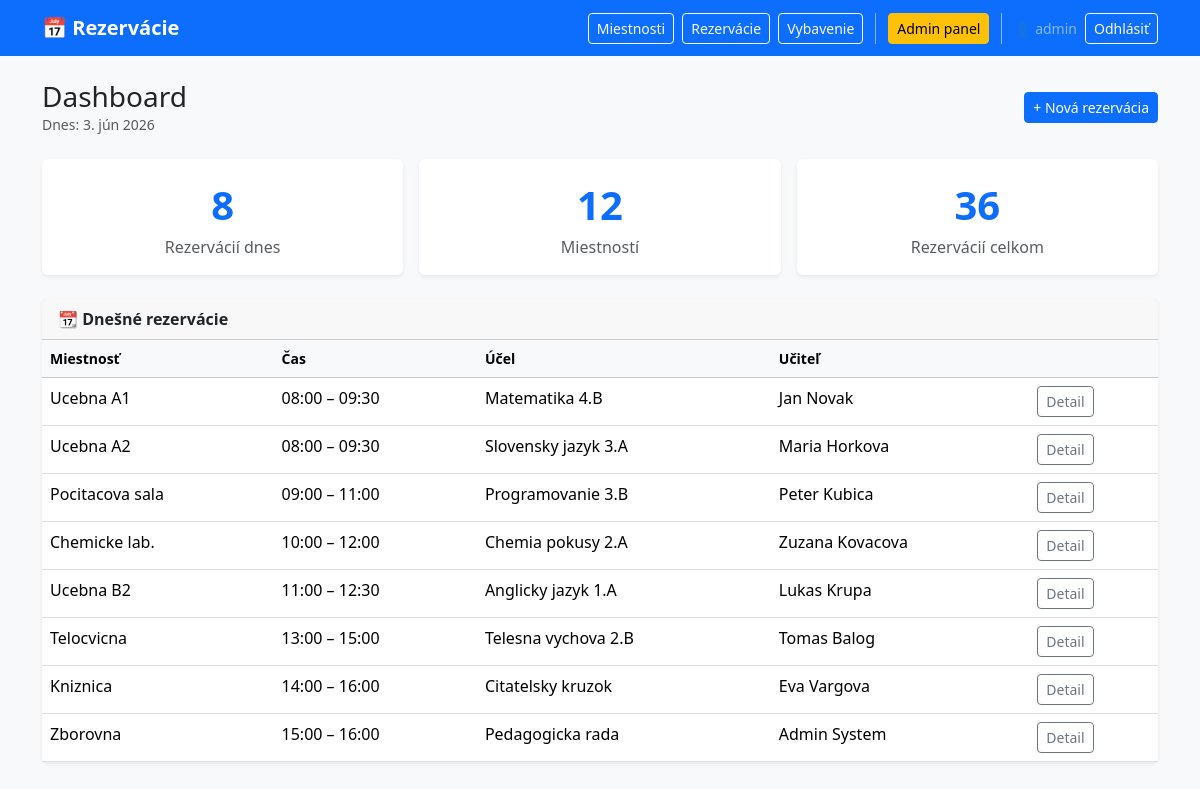
/rezervacie/ (signed in), run on the app's committed database.
### rezervacie/models.py (models this page shows, shortened)
class Reservation(models.Model):
    datumRezervacie      = models.DateField()
    casOd                = models.TimeField()
    casDo                = models.TimeField()
    ucelRezervacie       = models.CharField(max_length=100)
    vybavenie            = models.ManyToManyField(Equipment, through="ReservationEquipment", blank=True)
    miestnostRezervacie  = models.ForeignKey(Room, on_delete=models.CASCADE, related_name="rezervacie", null=True, blank=True)
    pouzivatelRezervacie = models.ForeignKey(User, on_delete=models.CASCADE, related_name="rezervacie", null=True, blank=True)
    class Meta:
        constraints = [
            models.CheckConstraint(
                check=models.Q(casDo__gt=models.F("casOd")),
                name="casDo_must_be_after_casOd"
            )
        ]
    @property
    def nazovRezervacie(self):
        pouzivatel = self.pouzivatelRezervacie.get_full_name() or self.pouzivatelRezervacie.username if self.pouzivatelRezervacie else "Anonym"
        miestnost  = self.miestnostRezervacie.nazovMiestnosti if self.miestnostRezervacie else "Neznáma"
        return f"{pouzivatel} - {miestnost} ({self.datumRezervacie})"
    def __str__(self):
        return self.nazovRezervacie

class Room(models.Model):
    class Typ(models.TextChoices):
        UCEBNA       = "UC", "Učebňa"
        LABORATORIUM = "LA", "Laboratórium"
        TELOCVICNA   = "TE", "Telocvičňa"
        KANCELARIA   = "KA", "Kancelária"
        KNIZNICA     = "KN", "Knižnica"
        INE          = "IN", "Iné"
    nazovMiestnosti    = models.CharField(max_length=100)
    cisloMiestnosti    = models.IntegerField()
    kapacitaMiestnosti = models.IntegerField()
    typMiestnosti      = models.CharField(max_length=2, choices=Typ.choices, default=Typ.INE)
    popisMiestnosti    = models.CharField(max_length=500, null=True, blank=True)

### rezervacie/views.py (the view, shortened to what this page needs)
# urls.py: path("", views.index, name="index"),
@login_required
def index(request):
    from django.utils import timezone
    today = timezone.localdate()  # Get today's date
    print("DEBUG: Today's date:", today)  # Debug today's date
    rezervacie = Reservation.objects.filter(
        datumRezervacie=today
    ).select_related("miestnostRezervacie", "pouzivatelRezervacie").order_by("casOd")
    print("DEBUG: Reservations for today:", rezervacie)  # Debug queryset
    return render(request, "rezervacie/index.html", {
        "rezervacie": rezervacie,
        "today": today,
        "rooms_count": Room.objects.count(),
        "total_count": Reservation.objects.count(),
    })

### rezervacie/templates/rezervacie/index.html (shortened to what this page needs)
{% extends "rezervacie/base.html" %}
{% block content %}
<div class="d-flex justify-content-between align-items-center mb-4">
  <div>
    <h3 class="mb-0">Dashboard</h3>
    <p class="text-muted small mb-0">Dnes: {{ today }}</p>
  </div>
  <a href="{% url 'reservation_create' %}" class="btn btn-primary btn-sm">+ Nová rezervácia</a>
</div>
<div class="row g-3 mb-4">
  <div class="col-md-4">
    <div class="card shadow-sm text-center">
      <div class="card-body">
        <div class="fs-1 fw-bold text-primary">{{ rezervacie.count }}</div>
        <div class="text-muted">Rezervácií dnes</div>
      </div>
    </div>
  </div>
  <div class="col-md-4">
    <div class="card shadow-sm text-center">
      <div class="card-body">
        <div class="fs-1 fw-bold text-primary">{{ rooms_count }}</div>
        <div class="text-muted">Miestností</div>
      </div>
    </div>
  </div>
  <div class="col-md-4">
    <div class="card shadow-sm text-center">
      <div class="card-body">
        <div class="fs-1 fw-bold text-primary">{{ total_count }}</div>
        <div class="text-muted">Rezervácií celkom</div>
      </div>
    </div>
  </div>
</div>
<div class="card shadow-sm">
  <div class="card-header fw-semibold">📆 Dnešné rezervácie</div>
  <div class="card-body p-0">
    <table class="table table-hover mb-0">
      <thead class="table-light">
        <tr>
          <th>Miestnosť</th>
          <th>Čas</th>
          <th>Účel</th>
          <th>Učiteľ</th>
          <th></th>
        </tr>
      </thead>
      <tbody>
        {% for r in rezervacie %}
        <tr>
          <td>{{ r.miestnostRezervacie.nazovMiestnosti|default:"—" }}</td>
          <td>{{ r.casOd|time:"H:i" }} – {{ r.casDo|time:"H:i" }}</td>
          <td>{{ r.ucelRezervacie }}</td>
          <td>{{ r.pouzivatelRezervacie.get_full_name|default:r.pouzivatelRezervacie.username }}</td>
          <td>
            <a href="{% url 'reservation_detail' r.pk %}" class="btn btn-sm btn-outline-secondary">Detail</a>
          </td>
        </tr>
        {% empty %}
        <tr>
          <td colspan="5" class="text-muted p-3">Dnes nie sú žiadne rezervácie.</td>
        </tr>
        {% endfor %}
      </tbody>
    </table>
  </div>
</div>
{% endblock %}

### rezervacie/templates/rezervacie/base.html (shortened to what this page needs)
<!DOCTYPE html>
<html lang="sk">
<head>
  <link href="https://cdn.jsdelivr.net/npm/bootstrap@5.3.3/dist/css/bootstrap.min.css" rel="stylesheet" />
</head>
<body>
<nav class="navbar navbar-expand-lg navbar-dark bg-primary mb-4">
  <div class="container">
    <a class="navbar-brand fw-bold" href="{% url 'index' %}">📅 Rezervácie</a>
    <div class="ms-auto d-flex align-items-center gap-2">
      {% if user.is_authenticated %}
        <a href="{% url 'room_list' %}" class="btn btn-outline-light btn-sm">Miestnosti</a>
        <a href="{% url 'reservation_list' %}" class="btn btn-outline-light btn-sm">Rezervácie</a>
        <a href="{% url 'equipment_list' %}" class="btn btn-outline-light btn-sm">Vybavenie</a>
        {% if user.is_staff %}
          <a href="{% url 'admin_dashboard' %}" class="btn btn-warning btn-sm">Admin panel</a>
        {% endif %}
        <span class="text-white-50 small">👤 {{ user.username }}</span>
        <a href="{% url 'logout' %}" class="btn btn-outline-light btn-sm">Odhlásiť</a>
      {% else %}
        <a href="{% url 'login' %}" class="btn btn-outline-light btn-sm">Prihlásiť</a>
        <a href="{% url 'register' %}" class="btn btn-light btn-sm">Registrovať</a>
      {% endif %}
    </div>
  </div>
</nav>
<div class="container">
  {% block content %}{% endblock %}
</div>
</body>
</html>

### rezervacie/templates/rezervacie/base.html (style rules this page uses)
body { background: #f8f9fa; }
.table th { font-weight: 600; font-size: .875rem; }
.card { border: none; }

### data on the page
Reservation: miestnostRezervacie.nazovMiestnosti "Ucebna A1", casOd "08:00", casDo "09:30", ucelRezervacie "Matematika 4.B", pouzivatelRezervacie.get_full_name "Jan Novak"
Reservation: miestnostRezervacie.nazovMiestnosti "Ucebna A2", casOd "08:00", casDo "09:30", ucelRezervacie "Slovensky jazyk 3.A", pouzivatelRezervacie.get_full_name "Maria Horkova"
Reservation: miestnostRezervacie.nazovMiestnosti "Pocitacova sala", casOd "09:00", casDo "11:00", ucelRezervacie "Programovanie 3.B", pouzivatelRezervacie.get_full_name "Peter Kubica"
Reservation: miestnostRezervacie.nazovMiestnosti "Chemicke lab.", casOd "10:00", casDo "12:00", ucelRezervacie "Chemia pokusy 2.A", pouzivatelRezervacie.get_full_name "Zuzana Kovacova"
Reservation: miestnostRezervacie.nazovMiestnosti "Ucebna B2", casOd "11:00", casDo "12:30", ucelRezervacie "Anglicky jazyk 1.A", pouzivatelRezervacie.get_full_name "Lukas Krupa"
Reservation: miestnostRezervacie.nazovMiestnosti "Telocvicna", casOd "13:00", casDo "15:00", ucelRezervacie "Telesna vychova 2.B", pouzivatelRezervacie.get_full_name "Tomas Balog"
Reservation: miestnostRezervacie.nazovMiestnosti "Kniznica", casOd "14:00", casDo "16:00", ucelRezervacie "Citatelsky kruzok", pouzivatelRezervacie.get_full_name "Eva Vargova"
Reservation: miestnostRezervacie.nazovMiestnosti "Zborovna", casOd "15:00", casDo "16:00", ucelRezervacie "Pedagogicka rada", pouzivatelRezervacie.get_full_name "Admin System"

### other printed values
{{ user.username }} "admin"
{{ today }} "3. jún 2026"
{{ rezervacie.count }} "8"
{{ rooms_count }} "12"
{{ total_count }} "36"
